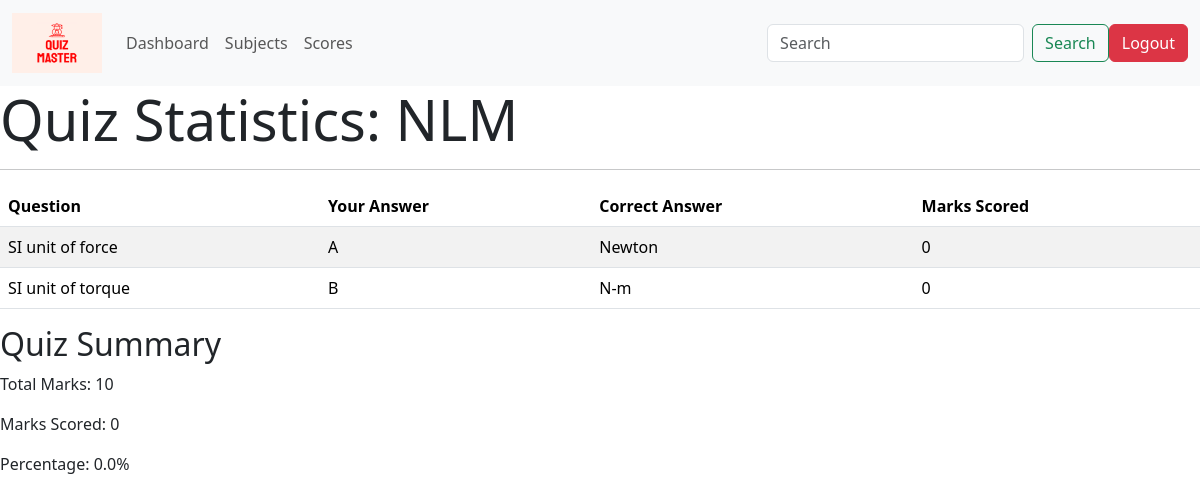
The app's page /quiz/statistics/1 (signed in) with its own data.
### controller/models.py (models this page shows)
class Quiz(db.Model):
    id = db.Column(db.Integer, primary_key = True, autoincrement = True)
    chapter_id = db.Column(db.Integer, db.ForeignKey('chapter.id'), nullable = False)
    name = db.Column(db.String(128), nullable = False)
    date_of_quiz = db.Column(db.Date, nullable = False)
    duration = db.Column(db.String(64),nullable = False)
    syllabus = db.Column(db.Text)
    total_questions = db.Column(db.Integer)
    maximum_marks = db.Column(db.Integer)
    questions = db.relationship('Question', backref = 'quiz', lazy = True)
    quiz_attempts = db.relationship('Score', backref = 'quiz', lazy = True)

class Question(db.Model):
    id = db.Column(db.Integer, primary_key = True, autoincrement = True)
    quiz_id = db.Column(db.Integer, db.ForeignKey('quiz.id'), nullable = False)
    statement = db.Column(db.Text, nullable = False)
    option_a = db.Column(db.String(128), nullable = False)
    option_b = db.Column(db.String(128), nullable = False)
    option_c = db.Column(db.String(128), nullable = False)
    option_d = db.Column(db.String(128), nullable = False)
    correct_answer = db.Column(db.String(128), nullable = False)
    marks = db.Column(db.Integer, nullable = False)
    answers = db.relationship('Answers', backref = 'question', lazy = True)

class Answers(db.Model):
    id = db.Column(db.Integer, primary_key = True, autoincrement = True)
    attempt_id = db.Column(db.Integer, db.ForeignKey('score.id'), nullable = False)
    question_id = db.Column(db.Integer, db.ForeignKey('question.id'), nullable = False)
    user_answer = db.Column(db.String(128))
    marks_scored = db.Column(db.Integer, default = 0)

class Score(db.Model):
    id = db.Column(db.Integer, primary_key = True, autoincrement = True)
    user_id = db.Column(db.Integer, db.ForeignKey('user.id'), nullable = False)
    quiz_id = db.Column(db.Integer, db.ForeignKey('quiz.id'), nullable = False)
    score = db.Column(db.Integer, default = 0)
    answers = db.relationship('Answers', backref = 'score', lazy = True)

### controller/user_routes.py (the view)
@app.route('/quiz/statistics/<int:quiz_id>') # URL for the quiz statistics
@login_required
def quiz_statistics(quiz_id):
    quiz = Quiz.query.get_or_404(quiz_id)
    score = Score.query.filter_by(user_id=current_user.id, quiz_id=quiz_id).first()
    answers = Answers.query.filter_by(attempt_id = score.id).all()
    return render_template('quiz_statistics.html', quiz=quiz, score=score, answers=answers)

### controller/authorization_routes.py (called while the page is built)
@login_manager.user_loader
def load_user(user_id):
    return User.query.get(int(user_id))

### templates/quiz_statistics.html (shortened to what this page needs)
{% extends 'base.html' %}
{% block content %}
    <h1 class="display-4">Quiz Statistics: {{ quiz.name }}</h1>
    <hr>
    <div class="row">
        <div class="col-md-12">
            <table class="table table-striped">
                <thead>
                    <tr>
                        <th>Question</th>
                        <th>Your Answer</th>
                        <th>Correct Answer</th>
                        <th>Marks Scored</th>
                    </tr>
                </thead>
                <tbody>
                    {% for question in quiz.questions %}
                        {% set answer = answers|selectattr('question_id', 'equalto', question.id)|first %}
                        <tr>
                            <td>{{ question.statement }}</td>
                            <td>{{ answer.user_answer if answer else 'Not Attempted' }}</td>
                            <td>{{ question.correct_answer }}</td>
                            <td>{{ answer.marks_scored if answer else 0 }}</td>
                        </tr>
                    {% endfor %}
                </tbody>
            </table>
        </div>
    </div>
    <div class="row">
        <div class="col-md-12">
            <h2>Quiz Summary</h2>
            <p>Total Marks: {{ quiz.maximum_marks }}</p>
            <p>Marks Scored: {{ score.score }}</p>
            <p>Percentage: {{ (score.score / quiz.maximum_marks) * 100 }}%</p>
        </div>
    </div>
{% endblock %}

### records on screen
Quiz: name "NLM", maximum_marks "10"
Question: statement "SI unit of force", correct_answer "Newton"
Answers: user_answer "A", marks_scored "0"
Question: statement "SI unit of torque", correct_answer "N-m"
Answers: user_answer "B", marks_scored "0"
Score: score "0", (score.score/quiz.maximum_marks)*100 "0.0"
